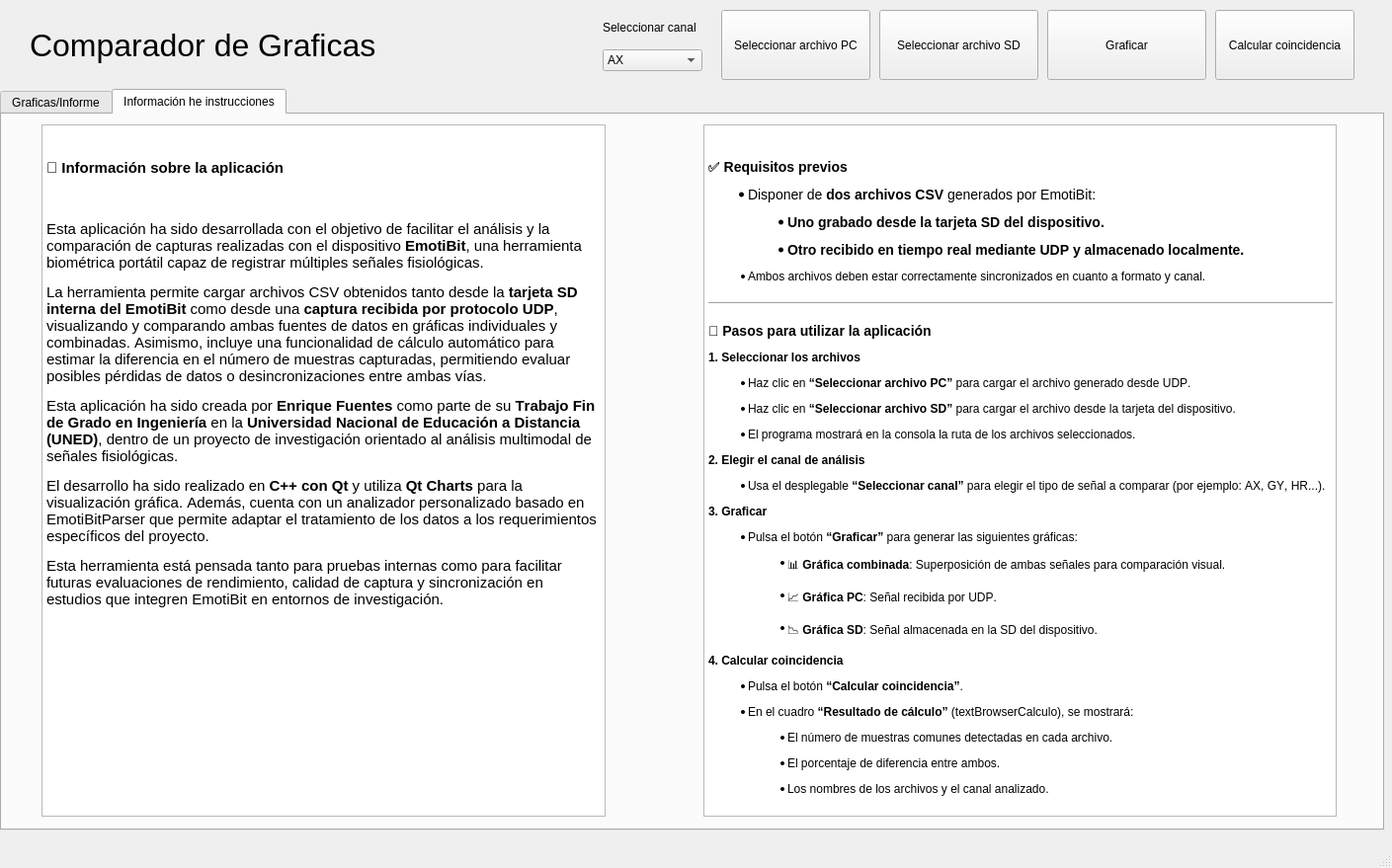
<?xml version="1.0" encoding="UTF-8"?>
<ui version="4.0">
 <class>MainWindow</class>
 <widget class="QMainWindow" name="MainWindow">
  <property name="windowModality">
   <enum>Qt::WindowModality::WindowModal</enum>
  </property>
  <property name="geometry">
   <rect>
    <x>0</x>
    <y>0</y>
    <width>1409</width>
    <height>879</height>
   </rect>
  </property>
  <property name="sizePolicy">
   <sizepolicy hsizetype="Fixed" vsizetype="Fixed">
    <horstretch>0</horstretch>
    <verstretch>0</verstretch>
   </sizepolicy>
  </property>
  <property name="font">
   <font>
    <kerning>false</kerning>
   </font>
  </property>
  <property name="acceptDrops">
   <bool>false</bool>
  </property>
  <property name="windowTitle">
   <string notr="true">TraceComparator</string>
  </property>
  <property name="windowIcon">
   <iconset theme="QIcon::ThemeIcon::Computer"/>
  </property>
  <property name="statusTip">
   <string notr="true"/>
  </property>
  <property name="whatsThis">
   <string notr="true"/>
  </property>
  <property name="accessibleName">
   <string notr="true"/>
  </property>
  <property name="accessibleDescription">
   <string notr="true"/>
  </property>
  <property name="layoutDirection">
   <enum>Qt::LayoutDirection::LeftToRight</enum>
  </property>
  <property name="animated">
   <bool>false</bool>
  </property>
  <widget class="QWidget" name="centralwidget">
   <property name="sizePolicy">
    <sizepolicy hsizetype="Fixed" vsizetype="Fixed">
     <horstretch>0</horstretch>
     <verstretch>0</verstretch>
    </sizepolicy>
   </property>
   <property name="layoutDirection">
    <enum>Qt::LayoutDirection::LeftToRight</enum>
   </property>
   <widget class="QComboBox" name="channelCombo">
    <property name="geometry">
     <rect>
      <x>610</x>
      <y>50</y>
      <width>101</width>
      <height>22</height>
     </rect>
    </property>
    <property name="sizePolicy">
     <sizepolicy hsizetype="Fixed" vsizetype="Fixed">
      <horstretch>0</horstretch>
      <verstretch>0</verstretch>
     </sizepolicy>
    </property>
    <item>
     <property name="text">
      <string>AX</string>
     </property>
    </item>
    <item>
     <property name="text">
      <string>AY</string>
     </property>
    </item>
    <item>
     <property name="text">
      <string>AZ</string>
     </property>
    </item>
    <item>
     <property name="text">
      <string>GX</string>
     </property>
    </item>
    <item>
     <property name="text">
      <string>GY</string>
     </property>
    </item>
    <item>
     <property name="text">
      <string>GZ</string>
     </property>
    </item>
    <item>
     <property name="text">
      <string>MX</string>
     </property>
    </item>
    <item>
     <property name="text">
      <string>MY</string>
     </property>
    </item>
    <item>
     <property name="text">
      <string>MZ</string>
     </property>
    </item>
    <item>
     <property name="text">
      <string>T1</string>
     </property>
    </item>
    <item>
     <property name="text">
      <string>TH</string>
     </property>
    </item>
    <item>
     <property name="text">
      <string>EA</string>
     </property>
    </item>
    <item>
     <property name="text">
      <string>EL</string>
     </property>
    </item>
    <item>
     <property name="text">
      <string>ER</string>
     </property>
    </item>
    <item>
     <property name="text">
      <string>PI</string>
     </property>
    </item>
    <item>
     <property name="text">
      <string>PR</string>
     </property>
    </item>
    <item>
     <property name="text">
      <string>PG</string>
     </property>
    </item>
    <item>
     <property name="text">
      <string>HR</string>
     </property>
    </item>
    <item>
     <property name="text">
      <string>SR</string>
     </property>
    </item>
    <item>
     <property name="text">
      <string>SF</string>
     </property>
    </item>
    <item>
     <property name="text">
      <string>SA</string>
     </property>
    </item>
    <item>
     <property name="text">
      <string>BI</string>
     </property>
    </item>
    <item>
     <property name="text">
      <string>BV</string>
     </property>
    </item>
   </widget>
   <widget class="QLabel" name="labelChannel">
    <property name="geometry">
     <rect>
      <x>610</x>
      <y>20</y>
      <width>94</width>
      <height>16</height>
     </rect>
    </property>
    <property name="sizePolicy">
     <sizepolicy hsizetype="Fixed" vsizetype="Fixed">
      <horstretch>0</horstretch>
      <verstretch>0</verstretch>
     </sizepolicy>
    </property>
    <property name="text">
     <string>Seleccionar canal:</string>
    </property>
   </widget>
   <widget class="QPushButton" name="filePcBtn">
    <property name="geometry">
     <rect>
      <x>730</x>
      <y>10</y>
      <width>151</width>
      <height>71</height>
     </rect>
    </property>
    <property name="sizePolicy">
     <sizepolicy hsizetype="Fixed" vsizetype="Fixed">
      <horstretch>0</horstretch>
      <verstretch>0</verstretch>
     </sizepolicy>
    </property>
    <property name="text">
     <string>Seleccionar archivo PC</string>
    </property>
   </widget>
   <widget class="QPushButton" name="fileSdBtn">
    <property name="geometry">
     <rect>
      <x>890</x>
      <y>10</y>
      <width>161</width>
      <height>71</height>
     </rect>
    </property>
    <property name="sizePolicy">
     <sizepolicy hsizetype="Fixed" vsizetype="Fixed">
      <horstretch>0</horstretch>
      <verstretch>0</verstretch>
     </sizepolicy>
    </property>
    <property name="text">
     <string>Seleccionar archivo SD</string>
    </property>
   </widget>
   <widget class="QPushButton" name="calcCoincidenceBtn">
    <property name="geometry">
     <rect>
      <x>1230</x>
      <y>10</y>
      <width>141</width>
      <height>71</height>
     </rect>
    </property>
    <property name="sizePolicy">
     <sizepolicy hsizetype="Fixed" vsizetype="Fixed">
      <horstretch>0</horstretch>
      <verstretch>0</verstretch>
     </sizepolicy>
    </property>
    <property name="text">
     <string>Calcular coincidencia</string>
    </property>
   </widget>
   <widget class="QPushButton" name="plotBtn">
    <property name="geometry">
     <rect>
      <x>1060</x>
      <y>10</y>
      <width>161</width>
      <height>71</height>
     </rect>
    </property>
    <property name="sizePolicy">
     <sizepolicy hsizetype="Fixed" vsizetype="Fixed">
      <horstretch>0</horstretch>
      <verstretch>0</verstretch>
     </sizepolicy>
    </property>
    <property name="text">
     <string notr="true">Graficar</string>
    </property>
    <property name="shortcut">
     <string notr="true"/>
    </property>
   </widget>
   <widget class="QLabel" name="label">
    <property name="geometry">
     <rect>
      <x>30</x>
      <y>20</y>
      <width>381</width>
      <height>51</height>
     </rect>
    </property>
    <property name="font">
     <font>
      <pointsize>24</pointsize>
      <kerning>false</kerning>
     </font>
    </property>
    <property name="text">
     <string>Comparador de Graficas</string>
    </property>
   </widget>
   <widget class="QTabWidget" name="tabWidget">
    <property name="geometry">
     <rect>
      <x>0</x>
      <y>90</y>
      <width>1401</width>
      <height>751</height>
     </rect>
    </property>
    <property name="currentIndex">
     <number>1</number>
    </property>
    <widget class="QWidget" name="Graficas">
     <attribute name="title">
      <string>Graficas/Informe</string>
     </attribute>
     <widget class="QLabel" name="label_2">
      <property name="geometry">
       <rect>
        <x>730</x>
        <y>10</y>
        <width>211</width>
        <height>20</height>
       </rect>
      </property>
      <property name="text">
       <string>Cálculo de coincidencia</string>
      </property>
     </widget>
     <widget class="QChartView" name="chartViewCombined" native="true">
      <property name="geometry">
       <rect>
        <x>20</x>
        <y>470</y>
        <width>1371</width>
        <height>251</height>
       </rect>
      </property>
      <property name="autoFillBackground">
       <bool>true</bool>
      </property>
     </widget>
     <widget class="QChartView" name="chartViewPc" native="true">
      <property name="geometry">
       <rect>
        <x>20</x>
        <y>240</y>
        <width>661</width>
        <height>171</height>
       </rect>
      </property>
      <property name="autoFillBackground">
       <bool>true</bool>
      </property>
     </widget>
     <widget class="QTextBrowser" name="textBrowserCalculo">
      <property name="geometry">
       <rect>
        <x>730</x>
        <y>40</y>
        <width>651</width>
        <height>361</height>
       </rect>
      </property>
     </widget>
     <widget class="QChartView" name="chartViewSd" native="true">
      <property name="geometry">
       <rect>
        <x>20</x>
        <y>30</y>
        <width>661</width>
        <height>171</height>
       </rect>
      </property>
      <property name="autoFillBackground">
       <bool>true</bool>
      </property>
     </widget>
     <widget class="QLabel" name="labelSd">
      <property name="geometry">
       <rect>
        <x>40</x>
        <y>10</y>
        <width>57</width>
        <height>16</height>
       </rect>
      </property>
      <property name="text">
       <string>Gráfica SD:</string>
      </property>
     </widget>
     <widget class="QLabel" name="labelCombined">
      <property name="geometry">
       <rect>
        <x>40</x>
        <y>440</y>
        <width>103</width>
        <height>16</height>
       </rect>
      </property>
      <property name="sizePolicy">
       <sizepolicy hsizetype="Fixed" vsizetype="Fixed">
        <horstretch>0</horstretch>
        <verstretch>0</verstretch>
       </sizepolicy>
      </property>
      <property name="text">
       <string>Gráfica combinada:</string>
      </property>
     </widget>
     <widget class="QLabel" name="labelPc">
      <property name="geometry">
       <rect>
        <x>40</x>
        <y>220</y>
        <width>58</width>
        <height>16</height>
       </rect>
      </property>
      <property name="text">
       <string>Gráfica PC:</string>
      </property>
     </widget>
    </widget>
    <widget class="QWidget" name="tab_2">
     <attribute name="title">
      <string>Información he instrucciones</string>
     </attribute>
     <widget class="QTextBrowser" name="textBrowserInformacion">
      <property name="geometry">
       <rect>
        <x>40</x>
        <y>10</y>
        <width>571</width>
        <height>701</height>
       </rect>
      </property>
      <property name="html">
       <string>&lt;!DOCTYPE HTML PUBLIC &quot;-//W3C//DTD HTML 4.0//EN&quot; &quot;http://www.w3.org/TR/REC-html40/strict.dtd&quot;&gt;
&lt;html&gt;&lt;head&gt;&lt;meta name=&quot;qrichtext&quot; content=&quot;1&quot; /&gt;&lt;meta charset=&quot;utf-8&quot; /&gt;&lt;style type=&quot;text/css&quot;&gt;
p, li { white-space: pre-wrap; }
hr { height: 1px; border-width: 0; }
li.unchecked::marker { content: &quot;\2610&quot;; }
li.checked::marker { content: &quot;\2612&quot;; }
&lt;/style&gt;&lt;/head&gt;&lt;body style=&quot; font-family:'Segoe UI'; font-size:9pt; font-weight:400; font-style:normal;&quot;&gt;
&lt;h3 style=&quot;-qt-paragraph-type:empty; margin-top:14px; margin-bottom:12px; margin-left:0px; margin-right:0px; -qt-block-indent:0; text-indent:0px; font-size:large; font-weight:700;&quot;&gt;&lt;br /&gt;&lt;/h3&gt;
&lt;p style=&quot; margin-top:14px; margin-bottom:12px; margin-left:0px; margin-right:0px; -qt-block-indent:0; text-indent:0px;&quot;&gt;&lt;span style=&quot; font-size:11pt; font-weight:700;&quot;&gt;📄 Información sobre la aplicación&lt;/span&gt;&lt;/p&gt;
&lt;p style=&quot;-qt-paragraph-type:empty; margin-top:14px; margin-bottom:12px; margin-left:0px; margin-right:0px; -qt-block-indent:0; text-indent:0px; font-size:11pt; font-weight:700;&quot;&gt;&lt;br /&gt;&lt;/p&gt;
&lt;p style=&quot; margin-top:12px; margin-bottom:12px; margin-left:0px; margin-right:0px; -qt-block-indent:0; text-indent:0px;&quot;&gt;&lt;span style=&quot; font-size:11pt;&quot;&gt;Esta aplicación ha sido desarrollada con el objetivo de facilitar el análisis y la comparación de capturas realizadas con el dispositivo &lt;/span&gt;&lt;span style=&quot; font-size:11pt; font-weight:700;&quot;&gt;EmotiBit&lt;/span&gt;&lt;span style=&quot; font-size:11pt;&quot;&gt;, una herramienta biométrica portátil capaz de registrar múltiples señales fisiológicas.&lt;/span&gt;&lt;/p&gt;
&lt;p style=&quot; margin-top:12px; margin-bottom:12px; margin-left:0px; margin-right:0px; -qt-block-indent:0; text-indent:0px;&quot;&gt;&lt;span style=&quot; font-size:11pt;&quot;&gt;La herramienta permite cargar archivos CSV obtenidos tanto desde la &lt;/span&gt;&lt;span style=&quot; font-size:11pt; font-weight:700;&quot;&gt;tarjeta SD interna del EmotiBit&lt;/span&gt;&lt;span style=&quot; font-size:11pt;&quot;&gt; como desde una &lt;/span&gt;&lt;span style=&quot; font-size:11pt; font-weight:700;&quot;&gt;captura recibida por protocolo UDP&lt;/span&gt;&lt;span style=&quot; font-size:11pt;&quot;&gt;, visualizando y comparando ambas fuentes de datos en gráficas individuales y combinadas. Asimismo, incluye una funcionalidad de cálculo automático para estimar la diferencia en el número de muestras capturadas, permitiendo evaluar posibles pérdidas de datos o desincronizaciones entre ambas vías.&lt;/span&gt;&lt;/p&gt;
&lt;p style=&quot; margin-top:12px; margin-bottom:12px; margin-left:0px; margin-right:0px; -qt-block-indent:0; text-indent:0px;&quot;&gt;&lt;span style=&quot; font-size:11pt;&quot;&gt;Esta aplicación ha sido creada por &lt;/span&gt;&lt;span style=&quot; font-size:11pt; font-weight:700;&quot;&gt;Enrique Fuentes&lt;/span&gt;&lt;span style=&quot; font-size:11pt;&quot;&gt; como parte de su &lt;/span&gt;&lt;span style=&quot; font-size:11pt; font-weight:700;&quot;&gt;Trabajo Fin de Grado en Ingeniería&lt;/span&gt;&lt;span style=&quot; font-size:11pt;&quot;&gt; en la &lt;/span&gt;&lt;span style=&quot; font-size:11pt; font-weight:700;&quot;&gt;Universidad Nacional de Educación a Distancia (UNED)&lt;/span&gt;&lt;span style=&quot; font-size:11pt;&quot;&gt;, dentro de un proyecto de investigación orientado al análisis multimodal de señales fisiológicas.&lt;/span&gt;&lt;/p&gt;
&lt;p style=&quot; margin-top:12px; margin-bottom:12px; margin-left:0px; margin-right:0px; -qt-block-indent:0; text-indent:0px;&quot;&gt;&lt;span style=&quot; font-size:11pt;&quot;&gt;El desarrollo ha sido realizado en &lt;/span&gt;&lt;span style=&quot; font-size:11pt; font-weight:700;&quot;&gt;C++ con Qt&lt;/span&gt;&lt;span style=&quot; font-size:11pt;&quot;&gt; y utiliza &lt;/span&gt;&lt;span style=&quot; font-size:11pt; font-weight:700;&quot;&gt;Qt Charts&lt;/span&gt;&lt;span style=&quot; font-size:11pt;&quot;&gt; para la visualización gráfica. Además, cuenta con un analizador personalizado basado en &lt;/span&gt;&lt;span style=&quot; font-family:'Courier New'; font-size:11pt;&quot;&gt;EmotiBitParser&lt;/span&gt;&lt;span style=&quot; font-size:11pt;&quot;&gt; que permite adaptar el tratamiento de los datos a los requerimientos específicos del proyecto.&lt;/span&gt;&lt;/p&gt;
&lt;p style=&quot; margin-top:12px; margin-bottom:12px; margin-left:0px; margin-right:0px; -qt-block-indent:0; text-indent:0px;&quot;&gt;&lt;span style=&quot; font-size:11pt;&quot;&gt;Esta herramienta está pensada tanto para pruebas internas como para facilitar futuras evaluaciones de rendimiento, calidad de captura y sincronización en estudios que integren EmotiBit en entornos de investigación.&lt;/span&gt;&lt;/p&gt;&lt;/body&gt;&lt;/html&gt;</string>
      </property>
     </widget>
     <widget class="QTextBrowser" name="textBrowserInstrucciones">
      <property name="geometry">
       <rect>
        <x>710</x>
        <y>10</y>
        <width>641</width>
        <height>701</height>
       </rect>
      </property>
      <property name="html">
       <string>&lt;!DOCTYPE HTML PUBLIC &quot;-//W3C//DTD HTML 4.0//EN&quot; &quot;http://www.w3.org/TR/REC-html40/strict.dtd&quot;&gt;
&lt;html&gt;&lt;head&gt;&lt;meta name=&quot;qrichtext&quot; content=&quot;1&quot; /&gt;&lt;meta charset=&quot;utf-8&quot; /&gt;&lt;style type=&quot;text/css&quot;&gt;
p, li { white-space: pre-wrap; }
hr { height: 1px; border-width: 0; }
li.unchecked::marker { content: &quot;\2610&quot;; }
li.checked::marker { content: &quot;\2612&quot;; }
&lt;/style&gt;&lt;/head&gt;&lt;body style=&quot; font-family:'Segoe UI'; font-size:9pt; font-weight:400; font-style:normal;&quot;&gt;
&lt;h3 style=&quot;-qt-paragraph-type:empty; margin-top:14px; margin-bottom:12px; margin-left:0px; margin-right:0px; -qt-block-indent:0; text-indent:0px; font-size:large; font-weight:700;&quot;&gt;&lt;br /&gt;&lt;/h3&gt;
&lt;p style=&quot; margin-top:14px; margin-bottom:12px; margin-left:0px; margin-right:0px; -qt-block-indent:0; text-indent:0px;&quot;&gt;&lt;span style=&quot; font-size:large; font-weight:700;&quot;&gt;✅ Requisitos previos&lt;/span&gt;&lt;/p&gt;
&lt;ul style=&quot;margin-top: 0px; margin-bottom: 0px; margin-left: 0px; margin-right: 0px; -qt-list-indent: 1;&quot;&gt;
&lt;li style=&quot; font-size:large; font-weight:700;&quot; style=&quot; margin-top:12px; margin-bottom:12px; margin-left:0px; margin-right:0px; -qt-block-indent:0; text-indent:0px;&quot;&gt;&lt;span style=&quot; font-size:large; font-weight:400;&quot;&gt;Disponer de &lt;/span&gt;&lt;span style=&quot; font-size:large;&quot;&gt;dos archivos CSV&lt;/span&gt;&lt;span style=&quot; font-size:large; font-weight:400;&quot;&gt; generados por EmotiBit:&lt;/span&gt;
&lt;ul style=&quot;margin-top: 0px; margin-bottom: 0px; margin-left: 0px; margin-right: 0px; -qt-list-indent: 2;&quot;&gt;
&lt;li style=&quot; font-size:large; font-weight:700;&quot; style=&quot; margin-top:12px; margin-bottom:12px; margin-left:0px; margin-right:0px; -qt-block-indent:0; text-indent:0px;&quot;&gt;&lt;span style=&quot; font-size:large;&quot;&gt;Uno grabado desde la tarjeta SD del dispositivo.&lt;/span&gt;&lt;/li&gt;
&lt;li style=&quot; font-size:large; font-weight:700;&quot; style=&quot; margin-top:12px; margin-bottom:12px; margin-left:0px; margin-right:0px; -qt-block-indent:0; text-indent:0px;&quot;&gt;&lt;span style=&quot; font-size:large;&quot;&gt;Otro recibido en tiempo real mediante UDP y almacenado localmente.&lt;/span&gt;&lt;/li&gt;&lt;/ul&gt;&lt;/li&gt;
&lt;li style=&quot; margin-top:12px; margin-bottom:12px; margin-left:0px; margin-right:0px; -qt-block-indent:0; text-indent:0px;&quot;&gt;Ambos archivos deben estar correctamente sincronizados en cuanto a formato y canal.&lt;/li&gt;&lt;/ul&gt;
&lt;hr /&gt;
&lt;h3 style=&quot; margin-top:14px; margin-bottom:12px; margin-left:0px; margin-right:0px; -qt-block-indent:0; text-indent:0px;&quot;&gt;&lt;span style=&quot; font-size:large; font-weight:700;&quot;&gt;🧭 Pasos para utilizar la aplicación&lt;/span&gt;&lt;/h3&gt;
&lt;h4 style=&quot; margin-top:12px; margin-bottom:12px; margin-left:0px; margin-right:0px; -qt-block-indent:0; text-indent:0px;&quot;&gt;&lt;span style=&quot; font-size:medium; font-weight:700;&quot;&gt;1. Seleccionar los archivos&lt;/span&gt;&lt;/h4&gt;
&lt;ul style=&quot;margin-top: 0px; margin-bottom: 0px; margin-left: 0px; margin-right: 0px; -qt-list-indent: 1;&quot;&gt;
&lt;li style=&quot; margin-top:12px; margin-bottom:12px; margin-left:0px; margin-right:0px; -qt-block-indent:0; text-indent:0px;&quot;&gt;Haz clic en &lt;span style=&quot; font-weight:700;&quot;&gt;“Seleccionar archivo PC”&lt;/span&gt; para cargar el archivo generado desde UDP.&lt;/li&gt;
&lt;li style=&quot; margin-top:12px; margin-bottom:12px; margin-left:0px; margin-right:0px; -qt-block-indent:0; text-indent:0px;&quot;&gt;Haz clic en &lt;span style=&quot; font-weight:700;&quot;&gt;“Seleccionar archivo SD”&lt;/span&gt; para cargar el archivo desde la tarjeta del dispositivo.&lt;/li&gt;
&lt;li style=&quot; margin-top:12px; margin-bottom:12px; margin-left:0px; margin-right:0px; -qt-block-indent:0; text-indent:0px;&quot;&gt;El programa mostrará en la consola la ruta de los archivos seleccionados.&lt;/li&gt;&lt;/ul&gt;
&lt;h4 style=&quot; margin-top:12px; margin-bottom:12px; margin-left:0px; margin-right:0px; -qt-block-indent:0; text-indent:0px;&quot;&gt;&lt;span style=&quot; font-size:medium; font-weight:700;&quot;&gt;2. Elegir el canal de análisis&lt;/span&gt;&lt;/h4&gt;
&lt;ul style=&quot;margin-top: 0px; margin-bottom: 0px; margin-left: 0px; margin-right: 0px; -qt-list-indent: 1;&quot;&gt;
&lt;li style=&quot; margin-top:12px; margin-bottom:12px; margin-left:0px; margin-right:0px; -qt-block-indent:0; text-indent:0px;&quot;&gt;Usa el desplegable &lt;span style=&quot; font-weight:700;&quot;&gt;“Seleccionar canal”&lt;/span&gt; para elegir el tipo de señal a comparar (por ejemplo: AX, GY, HR...).&lt;/li&gt;&lt;/ul&gt;
&lt;h4 style=&quot; margin-top:12px; margin-bottom:12px; margin-left:0px; margin-right:0px; -qt-block-indent:0; text-indent:0px;&quot;&gt;&lt;span style=&quot; font-size:medium; font-weight:700;&quot;&gt;3. Graficar&lt;/span&gt;&lt;/h4&gt;
&lt;ul style=&quot;margin-top: 0px; margin-bottom: 0px; margin-left: 0px; margin-right: 0px; -qt-list-indent: 1;&quot;&gt;
&lt;li style=&quot; margin-top:12px; margin-bottom:12px; margin-left:0px; margin-right:0px; -qt-block-indent:0; text-indent:0px;&quot;&gt;Pulsa el botón &lt;span style=&quot; font-weight:700;&quot;&gt;“Graficar”&lt;/span&gt; para generar las siguientes gráficas:
&lt;ul style=&quot;margin-top: 0px; margin-bottom: 0px; margin-left: 0px; margin-right: 0px; -qt-list-indent: 2;&quot;&gt;
&lt;li style=&quot; margin-top:12px; margin-bottom:12px; margin-left:0px; margin-right:0px; -qt-block-indent:0; text-indent:0px;&quot;&gt;📊 &lt;span style=&quot; font-weight:700;&quot;&gt;Gráfica combinada&lt;/span&gt;: Superposición de ambas señales para comparación visual.&lt;/li&gt;
&lt;li style=&quot; margin-top:12px; margin-bottom:12px; margin-left:0px; margin-right:0px; -qt-block-indent:0; text-indent:0px;&quot;&gt;📈 &lt;span style=&quot; font-weight:700;&quot;&gt;Gráfica PC&lt;/span&gt;: Señal recibida por UDP.&lt;/li&gt;
&lt;li style=&quot; margin-top:12px; margin-bottom:12px; margin-left:0px; margin-right:0px; -qt-block-indent:0; text-indent:0px;&quot;&gt;📉 &lt;span style=&quot; font-weight:700;&quot;&gt;Gráfica SD&lt;/span&gt;: Señal almacenada en la SD del dispositivo.&lt;/li&gt;&lt;/ul&gt;&lt;/li&gt;&lt;/ul&gt;
&lt;h4 style=&quot; margin-top:12px; margin-bottom:12px; margin-left:0px; margin-right:0px; -qt-block-indent:0; text-indent:0px;&quot;&gt;&lt;span style=&quot; font-size:medium; font-weight:700;&quot;&gt;4. Calcular coincidencia&lt;/span&gt;&lt;/h4&gt;
&lt;ul style=&quot;margin-top: 0px; margin-bottom: 0px; margin-left: 0px; margin-right: 0px; -qt-list-indent: 1;&quot;&gt;
&lt;li style=&quot; margin-top:12px; margin-bottom:12px; margin-left:0px; margin-right:0px; -qt-block-indent:0; text-indent:0px;&quot;&gt;Pulsa el botón &lt;span style=&quot; font-weight:700;&quot;&gt;“Calcular coincidencia”&lt;/span&gt;.&lt;/li&gt;
&lt;li style=&quot; margin-top:12px; margin-bottom:12px; margin-left:0px; margin-right:0px; -qt-block-indent:0; text-indent:0px;&quot;&gt;En el cuadro &lt;span style=&quot; font-weight:700;&quot;&gt;“Resultado de cálculo”&lt;/span&gt; (&lt;span style=&quot; font-family:'Courier New';&quot;&gt;textBrowserCalculo&lt;/span&gt;), se mostrará:
&lt;ul style=&quot;margin-top: 0px; margin-bottom: 0px; margin-left: 0px; margin-right: 0px; -qt-list-indent: 2;&quot;&gt;
&lt;li style=&quot; margin-top:12px; margin-bottom:12px; margin-left:0px; margin-right:0px; -qt-block-indent:0; text-indent:0px;&quot;&gt;El número de muestras comunes detectadas en cada archivo.&lt;/li&gt;
&lt;li style=&quot; margin-top:12px; margin-bottom:12px; margin-left:0px; margin-right:0px; -qt-block-indent:0; text-indent:0px;&quot;&gt;El porcentaje de diferencia entre ambos.&lt;/li&gt;
&lt;li style=&quot; margin-top:12px; margin-bottom:12px; margin-left:0px; margin-right:0px; -qt-block-indent:0; text-indent:0px;&quot;&gt;Los nombres de los archivos y el canal analizado.&lt;/li&gt;&lt;/ul&gt;&lt;/li&gt;&lt;/ul&gt;&lt;/body&gt;&lt;/html&gt;</string>
      </property>
     </widget>
    </widget>
   </widget>
  </widget>
  <widget class="QMenuBar" name="menubar">
   <property name="geometry">
    <rect>
     <x>0</x>
     <y>0</y>
     <width>1409</width>
     <height>22</height>
    </rect>
   </property>
  </widget>
  <widget class="QStatusBar" name="statusbar"/>
 </widget>
 <customwidgets>
  <customwidget>
   <class>QChartView</class>
   <extends>QWidget</extends>
   <header>qchartview.h</header>
  </customwidget>
 </customwidgets>
 <resources/>
 <connections/>
</ui>
